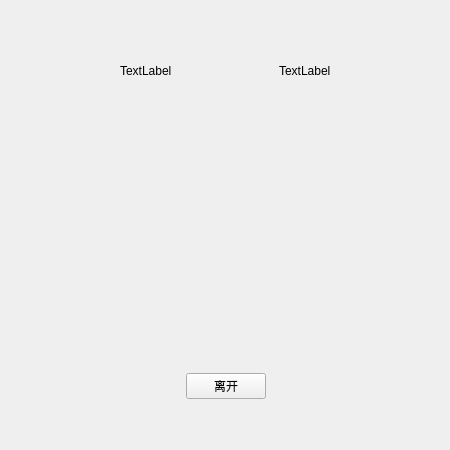
  <widget class="QStackedWidget" name="map">
   <property name="geometry">
    <rect>
     <x>0</x>
     <y>150</y>
     <width>450</width>
     <height>450</height>
    </rect>
   </property>
   <property name="currentIndex">
    <number>2</number>
   </property>
   <widget class="QWidget" name="main"/>
   <widget class="QWidget" name="move_interface">
    <widget class="QPushButton" name="move_leave">
     <property name="geometry">
      <rect>
       <x>340</x>
       <y>410</y>
       <width>100</width>
       <height>32</height>
      </rect>
     </property>
     <property name="text">
      <string>离开</string>
     </property>
    </widget>
   </widget>
   <widget class="QWidget" name="buy_interface">
    <widget class="MousePos" name="Mouse">
     <property name="geometry">
      <rect>
       <x>0</x>
       <y>0</y>
       <width>450</width>
       <height>450</height>
      </rect>
     </property>
     <property name="text">
      <string/>
     </property>
    </widget>
    <widget class="QWidget" name="layoutWidget">
     <property name="geometry">
      <rect>
       <x>20</x>
       <y>60</y>
       <width>411</width>
       <height>22</height>
      </rect>
     </property>
     <layout class="QHBoxLayout" name="horizontalLayout_2">
      <item>
       <spacer name="horizontalSpacer_3">
        <property name="orientation">
         <enum>Qt::Horizontal</enum>
        </property>
        <property name="sizeHint" stdset="0">
         <size>
          <width>40</width>
          <height>20</height>
         </size>
        </property>
       </spacer>
      </item>
      <item>
       <widget class="QLabel" name="buyPlayer">
        <property name="text">
         <string>TextLabel</string>
        </property>
       </widget>
      </item>
      <item>
       <spacer name="horizontalSpacer_5">
        <property name="orientation">
         <enum>Qt::Horizontal</enum>
        </property>
        <property name="sizeHint" stdset="0">
         <size>
          <width>40</width>
          <height>20</height>
         </size>
        </property>
       </spacer>
      </item>
      <item>
       <widget class="QLabel" name="curMoney">
        <property name="text">
         <string>TextLabel</string>
        </property>
       </widget>
      </item>
      <item>
       <spacer name="horizontalSpacer_4">
        <property name="orientation">
         <enum>Qt::Horizontal</enum>
        </property>
        <property name="sizeHint" stdset="0">
         <size>
          <width>40</width>
          <height>20</height>
         </size>
        </property>
       </spacer>
      </item>
     </layout>
    </widget>
    <widget class="QWidget" name="layoutWidget">
     <property name="geometry">
      <rect>
       <x>20</x>
       <y>370</y>
       <width>411</width>
       <height>32</height>
      </rect>
     </property>
     <layout class="QHBoxLayout" name="horizontalLayout_3">
      <item>
       <spacer name="horizontalSpacer_7">
        <property name="orientation">
         <enum>Qt::Horizontal</enum>
        </property>
        <property name="sizeHint" stdset="0">
         <size>
          <width>40</width>
          <height>20</height>
         </size>
        </property>
       </spacer>
      </item>
      <item>
       <widget class="QPushButton" name="shop_leave">
        <property name="text">
         <string>离开</string>
        </property>
       </widget>
      </item>
      <item>
       <spacer name="horizontalSpacer_8">
        <property name="orientation">
         <enum>Qt::Horizontal</enum>
        </property>
        <property name="sizeHint" stdset="0">
         <size>
          <width>40</width>
          <height>20</height>
         </size>
        </property>
       </spacer>
      </item>
     </layout>
    </widget>
   </widget>
  </widget>
